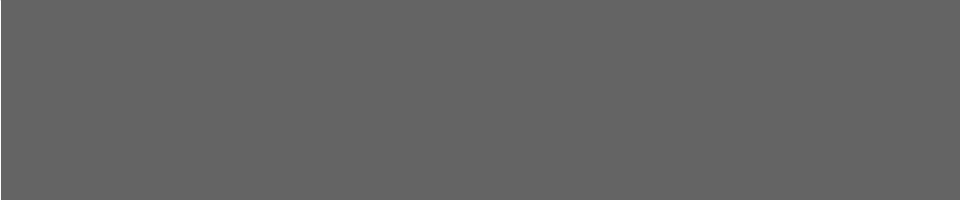
Frame 1 (no input)
Frame 60 (the mouse pressed at the canvas centre just before this capture): identical to frame 1, image omitted
Frame 120 (the mouse held since frame 60 and released just before this capture): identical to frame 1, image omitted

The Processing sketch that drew this single still picture (run headless with seeded random() and noise(); from frame 60 on, the mouse is pressed at the canvas centre):

// Processing sketch: B_IntegratingProcessingJS
// ── B_IntegratingProcessingJS.pde

// a simple sketch, which draws a line
// depending on a jqueryUI slider embedded into
// the html template

float xPos = 0;

void setup()
{
  size( 960, 200 );
  background( 100 );
  stroke( 255 );
}

void draw()
{
  background( 100 );
  line( xPos, 0, xPos, height );
}

// this method will be called from the jqueryUI 
// slider 'outside' of this application
void slideEvent( float value )
{
  xPos = width * value;
}
